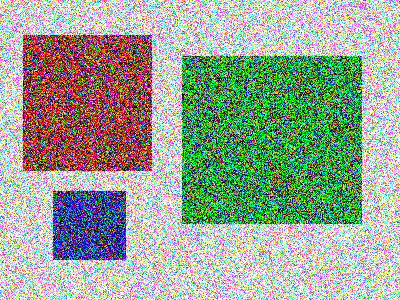
#> input picture openCV_Ex/Ch03/03_10 Begin/fuzzy.png, 400 x 300 px
$ python 03_10.py   (older library calls are emulated)
#> lines starting #> are read from the running program, lines starting #| are printed output that depends on the picture; after the words box and inside, x2 and y2 are one past the last pixel; in counts of white or black regions, pixels touching at a corner belong together; long printed decimals are rounded
#Challenge Solution
import numpy as np
import cv2
import random

img = cv2.imread("fuzzy.png",1)
#> img is the input picture: shape (300, 400, 3); mean B, G, R 150, 164.4, 153.8

gray = cv2.cvtColor(img,cv2.COLOR_BGR2GRAY)
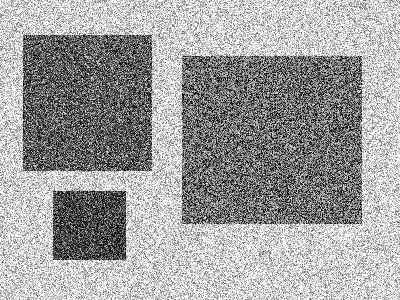
#> gray: shape (300, 400); min 0, max 255, mean 159.6
blur = cv2.GaussianBlur(gray, (3,3),0)
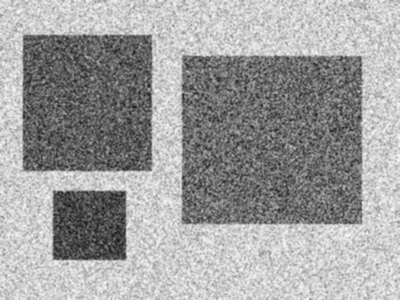
#> blur: shape (300, 400); min 25, max 251, mean 159.6

thresh = cv2.adaptiveThreshold(blur,255,cv2.ADAPTIVE_THRESH_GAUSSIAN_C, cv2.THRESH_BINARY_INV, 205, 1)
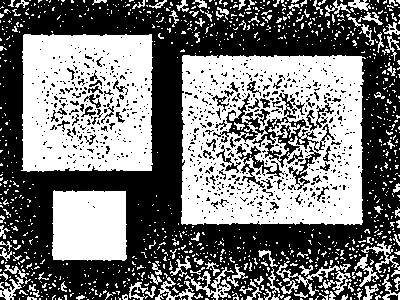
#> thresh: shape (300, 400); 46.5% white; 1080 white regions (980 under 20 px)
cv2.imshow("Binary",thresh)

_, contours, _ = cv2.findContours(thresh,cv2.RETR_TREE, cv2.CHAIN_APPROX_SIMPLE)
#> contours = 2054 contours, 1879 with area under 20; largest, box (x1, y1, x2, y2) and area: (181, 55, 366, 225) 29882, (21, 34, 153, 172) 17250, (52, 190, 127, 261) 4926, (251, 116, 320, 169) 1038, (220, 92, 259, 143) 606
print(len(contours))
#| 2054

filtered = []
for c in contours:
    if cv2.contourArea(c) < 1000:continue
    filtered.append(c)
#> this loop made 2054 passes
#> c on passes 1 to 3: [[292, 299]], [[226, 299]], [[222, 299]]
#> after the loop, filtered = 4 contours; box (x1, y1, x2, y2) and area: (181, 55, 366, 225) 29882, (21, 34, 153, 172) 17250, (52, 190, 127, 261) 4926, (251, 116, 320, 169) 1038

print(len(filtered))
#| 4

objects = np.zeros([img.shape[0],img.shape[1],3],'uint8')
for c in filtered:
    col = (random.randint(0,255),random.randint(0,255))
    cv2.drawContours(objects,[c],-1,col,-1)
    area = cv2.contourArea(c)
    p = cv2.arcLength(c,True)
    print(area, p)
#> this loop made 4 passes
#> (col, area, p) on passes 1 to 4: ((197, 215), 4926, 298.2), ((20, 132), 29882, 795.4), ((248, 207), 1038, 645.1), ((155, 244), 17250, 585.1)
#| 4926.0 298.225
#| 29882.0 795.387
#| 1038.0 645.068
#| 17250.0 585.078
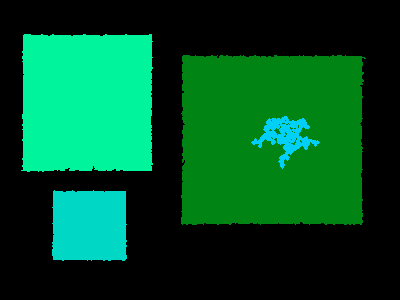
#> objects: shape (300, 400, 3); mean of channels 0, 1, 2 38.4, 78.8, 0; drawn as B, G, R

cv2.imshow("Contours", objects)

cv2.waitKey(0)
cv2.destroyAllWindows()
